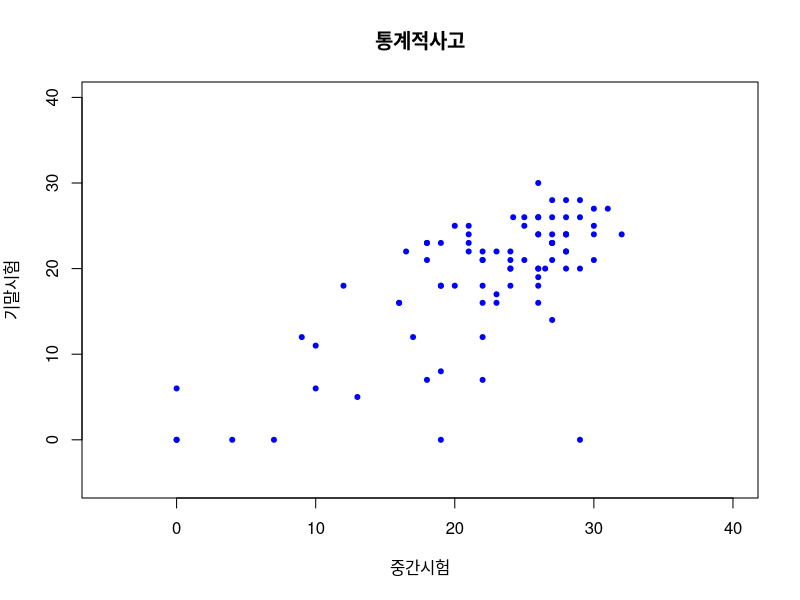

Here is the R script that generated this plot:
# Title     : TODO
# Objective : TODO
# Created by: coeat
# Created on: 2021/04/10

exam <- read.table('./3ch/exam scores_2012.txt', header = T)
str(exam) #str -> struct의 약자로 해당 객체를 자세히 보여준다
attach(exam) #해당 데이터프레임 컬럼들을 변수로 접근할 수 있게 해준다.
summary(exam) #요약 값을 볼 수 있다.
#결측은 계산에 추가되지 않는다
mid[is.na(mid)] <- 0
final[is.na(final)] <- 0
windows(height = 5.5, width = 5)
plot(mid,
     final,
     pch = 20,
     xlim = c(-5, 40),
     ylim = c(-5, 40),
     col = 'blue',
     xlab = "중간시험",
     ylab = "기말시험",
     main = "통계적사고")